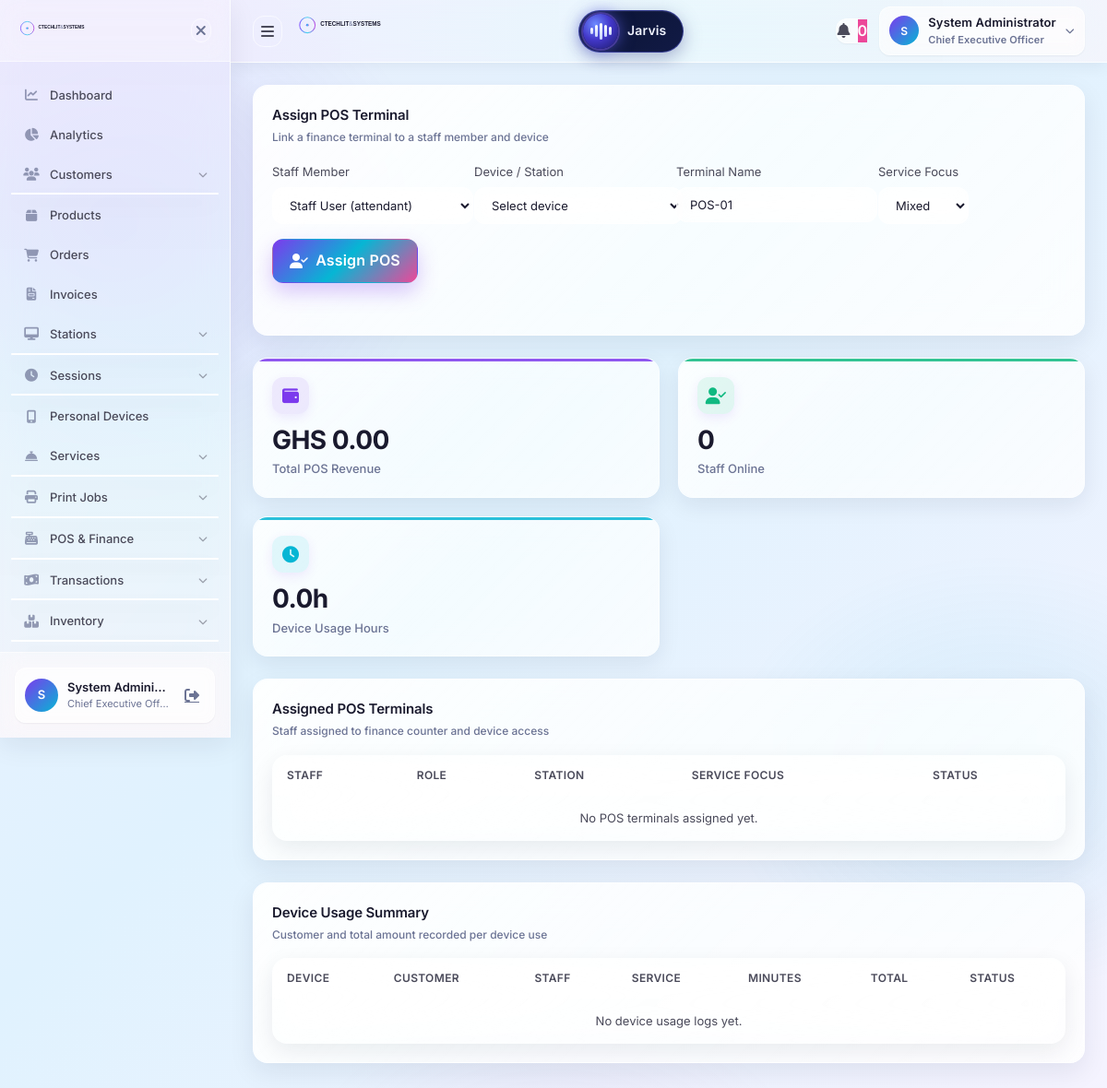
The app's page /portal/admin/device-usage.php (signed in) with its own data.
### tables this page shows
CREATE TABLE staff (
    staff_id         BIGINT UNSIGNED AUTO_INCREMENT PRIMARY KEY,
    email            VARCHAR(255) UNIQUE NOT NULL,
    phone            VARCHAR(20) UNIQUE NOT NULL,
    full_name        VARCHAR(100) NOT NULL,
    password_hash    VARCHAR(255) NOT NULL,
    role             VARCHAR(100) DEFAULT 'attendant',
    station_id       BIGINT UNSIGNED NULL,
    is_on_duty       BOOLEAN DEFAULT FALSE,
    hired_at         DATE NOT NULL,
    created_at       TIMESTAMP DEFAULT CURRENT_TIMESTAMP,
    updated_at       TIMESTAMP DEFAULT CURRENT_TIMESTAMP ON UPDATE CURRENT_TIMESTAMP,
    last_login_at    TIMESTAMP NULL,
    is_active        BOOLEAN DEFAULT TRUE,
    INDEX idx_role (role),
    INDEX idx_station (station_id),
    INDEX idx_on_duty (is_on_duty)
);

### portal/admin/device-usage.php (the view, shortened to what the rows shown need)
<?php
require_once __DIR__ . '/../../includes/auth.php';
?>
<!DOCTYPE html>
<html lang="en">
<head>
  <link rel="stylesheet" href="https://cdnjs.cloudflare.com/ajax/libs/font-awesome/6.4.0/css/all.min.css">
  <link rel="stylesheet" href="../../assets/css/portal.css">
</head>
<body>
  <?php include_once __DIR__ . '/../../includes/sidebar.php'; ?>
  <main class="portal-main" style="margin-left: var(--sidebar-width);">
    <?php include_once __DIR__ . '/../../includes/header.php'; ?>
    <div class="portal-content">
      <div class="card glass-card animate-fade-in" style="margin-bottom: 24px; animation-delay: 0.2s;">
        <div class="table-container" style="border: none; background: transparent;">
          <table class="data-table">
            <thead>
              <tr><th>Staff</th><th>Role</th><th>Station</th><th>Service Focus</th><th>Status</th></tr>
            </thead>
          </table>
        </div>
      </div>
      <div class="card glass-card animate-fade-in" style="margin-bottom: 24px; animation-delay: 0.25s;">
        <div class="table-container" style="border: none; background: transparent;">
          <table class="data-table">
            <thead>
              <tr><th>Device</th><th>Customer</th><th>Staff</th><th>Service</th><th>Minutes</th><th>Total</th><th>Status</th></tr>
            </thead>
          </table>
        </div>
      </div>
    </div>
  </main>
</body>
</html>

### includes/sidebar.php (shortened to what the rows shown need)
<?php
require_once __DIR__ . '/auth.php';
$menuItems = getSidebarMenu();
$currentUser = currentStaff() ?: currentUser();
?>
<aside class="glass-sidebar" id="sidebar">
            <?php foreach ($menuItems as $item): ?>
                <?php
                    $hasChildren = !empty($item['children']);
                ?>
                    <?php if ($hasChildren): ?>
                            <?php foreach ($item['children'] as $child): ?>
                                <?php if (hasPermission($child['permission'])): ?>
                                    <li class="nav-subitem">
                                        <a href="<?php echo $child['href']; ?>" class="nav-sublink">
                                            <?php echo sanitize($child['label']); ?>
                                        </a>
                                    </li>
                                <?php endif; ?>
                            <?php endforeach; ?>
                    <?php endif; ?>
            <?php endforeach; ?>
    <div class="sidebar-footer">
        <div class="user-card">
            <div class="user-avatar">
                <?php echo strtoupper(substr($currentUser['full_name'] ?? 'U', 0, 1)); ?>
            </div>
            <div class="user-details">
                <span class="user-name"><?php echo sanitize($currentUser['full_name'] ?? 'User'); ?></span>
                <span class="user-role"><?php echo getRoleLabel($currentUser['role'] ?? 'user'); ?></span>
            </div>
            <a href="<?php echo base_path('logout.php', false); ?>" class="logout-btn" title="Logout">
                <i class="fas fa-sign-out-alt"></i>
            </a>
        </div>
    </div>
</aside>

### includes/header.php (shortened to what the rows shown need)
<?php
require_once __DIR__ . '/auth.php';
$currentUser = currentStaff() ?: currentUser();
$userType = $_SESSION['user_type'] ?? 'guest';
$canUseJarvis = hasPermission('jarvis.use');
$canCreateSystemNotifications = $userType === 'staff' && hasPermission('settings.edit');
$assetUrl = static function (string $path): string {
    $file = __DIR__ . '/../' . $path;
    return base_path($path, false) . (is_file($file) ? '?v=' . filemtime($file) : '');
};
?>
<header class="glass-header">
    <div class="header-right">
        <div class="header-action user-menu">
            <button class="user-menu-btn" id="userMenuBtn">
                <div class="user-avatar">
                    <?php echo strtoupper(substr($currentUser['full_name'] ?? 'U', 0, 1)); ?>
                </div>
                <div class="user-info">
                    <span class="user-name"><?php echo sanitize($currentUser['full_name'] ?? 'User'); ?></span>
                    <span class="user-role"><?php echo getRoleLabel($currentUser['role'] ?? 'user'); ?></span>
                </div>
                <i class="fas fa-chevron-down"></i>
            </button>
        </div>
    </div>
</header>
<?php if ($canUseJarvis): ?>
<link rel="stylesheet" href="<?php echo sanitize($assetUrl('assets/css/jarvis-deck.css')); ?>">
<?php endif; ?>

### records on screen
staff: full_name "S", full_name "System Admini…", role "Chief Executive Off…", full_name "System Administrator", role "Chief Executive Officer"

### other values on screen
$item['label'] "Dashboard"
$item['label'] "Analytics"
$item['label'] "Customers"
$item['label'] "Products"
$item['label'] "Orders"
$item['label'] "Invoices"
$item['label'] "Stations"
$item['label'] "Sessions"
$item['label'] "Personal Devices"
$item['label'] "Services"
$item['label'] "Print Jobs"
$item['label'] "POS & Finance"
$item['label'] "Transactions"
$item['label'] "Inventory"
$revenueTotal "0.00"
